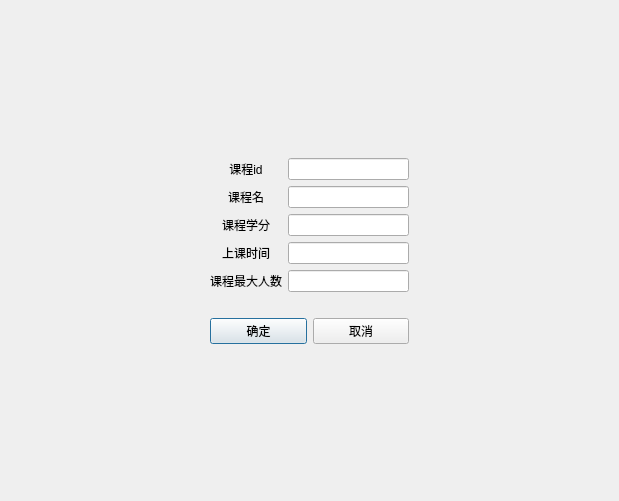
<?xml version="1.0" encoding="UTF-8"?>
<ui version="4.0">
 <class>newcourse_add</class>
 <widget class="QDialog" name="newcourse_add">
  <property name="geometry">
   <rect>
    <x>0</x>
    <y>0</y>
    <width>619</width>
    <height>501</height>
   </rect>
  </property>
  <property name="windowTitle">
   <string>Dialog</string>
  </property>
  <layout class="QGridLayout" name="gridLayout_2">
   <item row="0" column="1">
    <spacer name="verticalSpacer">
     <property name="orientation">
      <enum>Qt::Vertical</enum>
     </property>
     <property name="sizeHint" stdset="0">
      <size>
       <width>20</width>
       <height>129</height>
      </size>
     </property>
    </spacer>
   </item>
   <item row="1" column="0">
    <spacer name="horizontalSpacer">
     <property name="orientation">
      <enum>Qt::Horizontal</enum>
     </property>
     <property name="sizeHint" stdset="0">
      <size>
       <width>154</width>
       <height>20</height>
      </size>
     </property>
    </spacer>
   </item>
   <item row="1" column="1">
    <layout class="QGridLayout" name="gridLayout">
     <item row="0" column="0">
      <widget class="QLabel" name="label">
       <property name="text">
        <string>课程id</string>
       </property>
       <property name="alignment">
        <set>Qt::AlignCenter</set>
       </property>
      </widget>
     </item>
     <item row="0" column="1">
      <widget class="QLineEdit" name="addid"/>
     </item>
     <item row="1" column="0">
      <widget class="QLabel" name="label_2">
       <property name="text">
        <string>课程名</string>
       </property>
       <property name="alignment">
        <set>Qt::AlignCenter</set>
       </property>
      </widget>
     </item>
     <item row="1" column="1">
      <widget class="QLineEdit" name="addname"/>
     </item>
     <item row="2" column="0">
      <widget class="QLabel" name="label_3">
       <property name="text">
        <string>课程学分</string>
       </property>
       <property name="alignment">
        <set>Qt::AlignCenter</set>
       </property>
      </widget>
     </item>
     <item row="2" column="1">
      <widget class="QLineEdit" name="addscore"/>
     </item>
     <item row="3" column="0">
      <widget class="QLabel" name="label_4">
       <property name="text">
        <string>上课时间</string>
       </property>
       <property name="alignment">
        <set>Qt::AlignCenter</set>
       </property>
      </widget>
     </item>
     <item row="3" column="1">
      <widget class="QLineEdit" name="addtime"/>
     </item>
     <item row="4" column="0">
      <widget class="QLabel" name="label_5">
       <property name="text">
        <string>课程最大人数</string>
       </property>
      </widget>
     </item>
     <item row="4" column="1">
      <widget class="QLineEdit" name="addmaxnum"/>
     </item>
    </layout>
   </item>
   <item row="1" column="2">
    <spacer name="horizontalSpacer_2">
     <property name="orientation">
      <enum>Qt::Horizontal</enum>
     </property>
     <property name="sizeHint" stdset="0">
      <size>
       <width>153</width>
       <height>20</height>
      </size>
     </property>
    </spacer>
   </item>
   <item row="2" column="1">
    <spacer name="verticalSpacer_3">
     <property name="orientation">
      <enum>Qt::Vertical</enum>
     </property>
     <property name="sizeType">
      <enum>QSizePolicy::Fixed</enum>
     </property>
     <property name="sizeHint" stdset="0">
      <size>
       <width>20</width>
       <height>20</height>
      </size>
     </property>
    </spacer>
   </item>
   <item row="3" column="1">
    <layout class="QHBoxLayout" name="horizontalLayout">
     <item>
      <widget class="QPushButton" name="addok">
       <property name="text">
        <string>确定</string>
       </property>
      </widget>
     </item>
     <item>
      <widget class="QPushButton" name="addno">
       <property name="text">
        <string>取消</string>
       </property>
      </widget>
     </item>
    </layout>
   </item>
   <item row="4" column="1">
    <spacer name="verticalSpacer_2">
     <property name="orientation">
      <enum>Qt::Vertical</enum>
     </property>
     <property name="sizeHint" stdset="0">
      <size>
       <width>20</width>
       <height>128</height>
      </size>
     </property>
    </spacer>
   </item>
  </layout>
 </widget>
 <resources/>
 <connections>
  <connection>
   <sender>addno</sender>
   <signal>clicked()</signal>
   <receiver>newcourse_add</receiver>
   <slot>close()</slot>
   <hints>
    <hint type="sourcelabel">
     <x>378</x>
     <y>336</y>
    </hint>
    <hint type="destinationlabel">
     <x>309</x>
     <y>250</y>
    </hint>
   </hints>
  </connection>
 </connections>
</ui>
